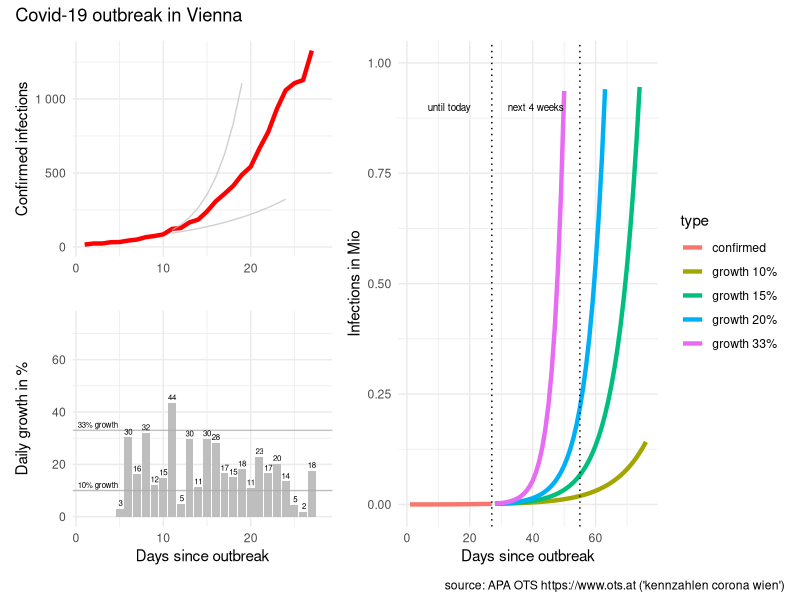
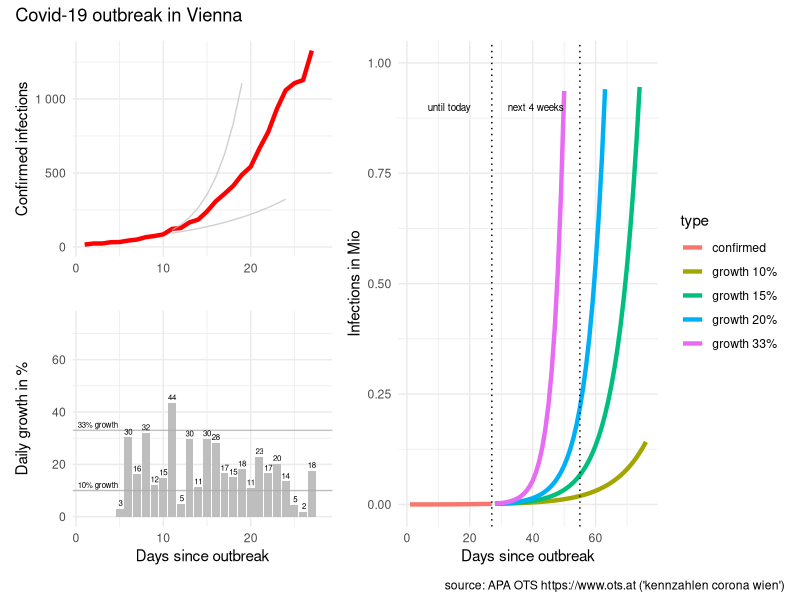

R code for these plots, in order:
# packages
library(tidyverse)
library(scales)
library(patchwork)

# reported infections
# source: APA OTS (https://www.ots.at)
# keywords: "kennzahlen corona wien"
infected <- c(
   16, #"2020-03-05"
   23, #"2020-03-06"
   23, #"2020-03-07"
   32, #"2020-03-08"
   33, #"2020-03-09"
   43, #"2020-03-10"
   50, #"2020-03-11"
   66, #"2020-03-12"
   74, #"2020-03-13"
   85, #"2020-03-14"
  122, #"2020-03-15"
  128, #"2020-03-16"
  166, #"2020-03-17"
  185, #"2020-03-18"
  240, #"2020-03-19"
  308, #"2020-03-20"
  359, #"2020-03-21"
  413, #"2020-03-22"
  488, #"2020-03-23"
  542, #"2020-03-24"
  666, #"2020-03-25"
  776, #"2020-03-26"
  933, #"2020-03-27"
 1059, #"2020-03-28"
 1107, #"2020-03-29"
 1128, #"2020-03-30"
 1327  #"2020-03-31"
)

# prepare data
data <- tibble(infected = infected)

data <- data %>% 
  mutate(type = "confirmed",
         day = row_number()) %>% 
  arrange(day) %>% 
  mutate(new_abs = infected - lag(infected),
         new_pct = new_abs / lag(infected) * 100)

# predict
predict_corona <- function(data, infection_rate, days)  {
  
  future <- seq(from = max(data$day) + 1, to = max(data$day)+days-1)
  infected_all <- NULL
  infected_act <- max(data$infected)
  infected_predict <- NULL
  for (i in seq_along(future))  {
    infected_act <- infected_act * infection_rate
    infected_all <- c(infected_all, infected_act)
  }
  
  data2 <- tibble(type = paste0("growth ", (infection_rate-1)*100,"%"),
                  day = future, 
                  infected = infected_all)
  data2
  
} # predict_corona

# predict for different growth
predict_days <- 50 #57

data_50 <- data %>% 
  predict_corona(infection_rate = 1.50, days = predict_days)

data_40 <- data %>% 
  predict_corona(infection_rate = 1.40, days = predict_days)

data_33 <- data %>% 
  predict_corona(infection_rate = 1.33, days = predict_days)

data_20 <- data %>% 
  predict_corona(infection_rate = 1.20, days = predict_days)

data_15 <- data %>% 
  predict_corona(infection_rate = 1.15, days = predict_days)

data_10 <- data %>% 
  predict_corona(infection_rate = 1.10, days = predict_days)

# combine dataset
data_plot <- data %>% 
  bind_rows(data_33, data_20, data_15, data_10)


# visualise data
# infected
last_day <- length(data$infected)
p0 <- data_plot %>% 
  mutate(infected_M = infected / 1000000) %>%
  ggplot(aes(day, infected_M, color = type)) + 
  geom_line(size = 1.5) +
  geom_vline(xintercept = c(last_day, last_day + 28), 
             linetype = "dotted") +
  ylim(0,1) +
  xlab("Days since outbreak") +
  ylab("Infections in Mio") + 
  #ggtitle("Covid-19 outbreak in Vienna") +
  theme_minimal()+
  annotate("text", last_day/2, 0.9, 
           label = "until today", size = 2.5) +
  annotate("text", last_day+14, 0.9, 
           label = "next 4 weeks", size = 2.5)

#############################################

# data for reference line 33% growth (Austria)
data_line_start <- tibble(
  day = 10,
  infected = 85
)

# predict 10%/33% growth (days since 50 cases)
data_line10 <- predict_corona(
  data_line_start,
  infection_rate = 1.10,
  days = 15)

data_line33 <- predict_corona(
  data_line_start,
  infection_rate = 1.33,
  days = 15)

# infected
p1 <- data %>% 
  mutate(infected_M = infected / 1000000) %>% 
  ggplot(aes(day, infected)) + 
  geom_line(size = 1.5, color = "red") +
  geom_line(data = data_line10, 
            aes(day,infected), color = "grey", alpha = 0.7) +
  geom_line(data = data_line33, 
            aes(day,infected), color = "grey", alpha = 0.7) +
  xlim(c(1,length(infected)+1)) +
  #ylim(0,max(infected)) +
  scale_y_continuous(labels=function(x) format(x, big.mark = " ", scientific = FALSE),
                     limits=c(0,max(infected)) ) +
  #  xlab("Days since outbreak") +
  xlab("") +
  ylab("Confirmed infections") + 
#  ggtitle("Covid-19 outbreak in Vienna") +
  theme_minimal()
  
# daily growth infected
p2 <- data %>% 
  filter(day >= 5) %>% 
  ggplot(aes(day, new_pct)) +
  geom_col(fill = "grey") +
  geom_hline(yintercept = 10, color = "darkgrey", alpha = 0.7) +
  geom_hline(yintercept = 33, color = "darkgrey", alpha = 0.7) +
  geom_text(aes(day, new_pct, 
                label = paste0(format(new_pct, digits=1))),
            size = 2, vjust = "bottom", nudge_y = 1) +
  xlim(c(1,length(infected)+1)) +
  ylim(c(0,75)) +
  xlab("Days since outbreak") +
  ylab("Daily growth in %") + 
#  ggtitle("Covid-19 outbreak in Vienna") +
  theme_minimal() +
  annotate("text", 2.5, 10+1, 
           label = "10% growth",
           size = 2,vjust = "bottom")  +
  annotate("text", 2.5, 33+1, 
           label = "33% growth",
           size = 2,vjust = "bottom") 
  

# combine plots
p <- ((p1 / p2) | p0) + plot_annotation('Covid-19 outbreak in Vienna',
                            caption = "source: APA OTS https://www.ots.at ('kennzahlen corona wien')")
# plot
p

# save plot
p %>% ggsave(filename = "covid-19-vienna.png", 
             device = "png",
             width = 7, height = 4)
